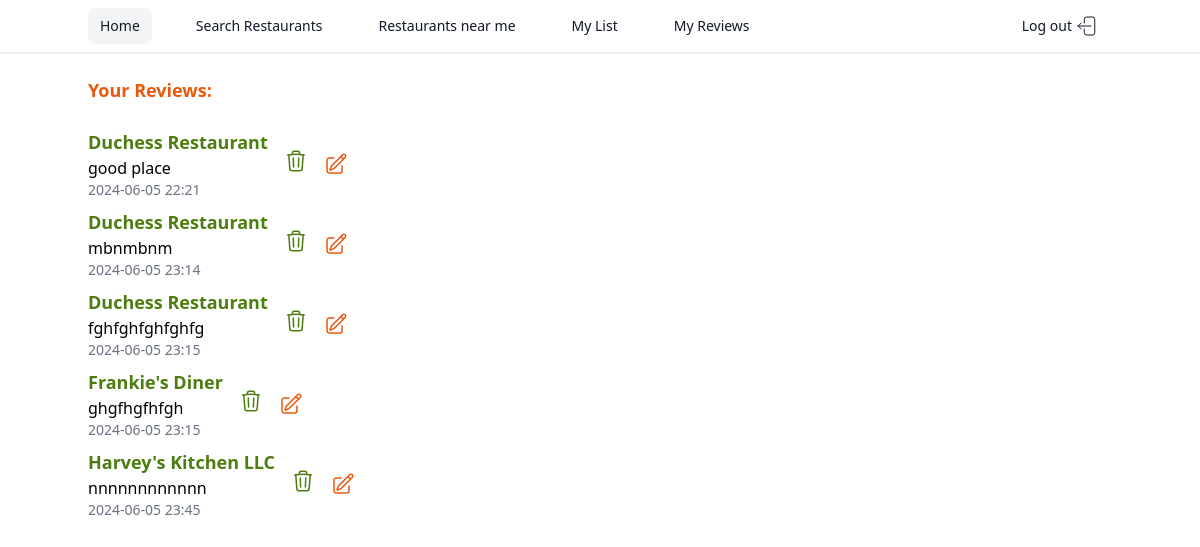
Page /my_reviews/1 (signed in) on the earlier database version.
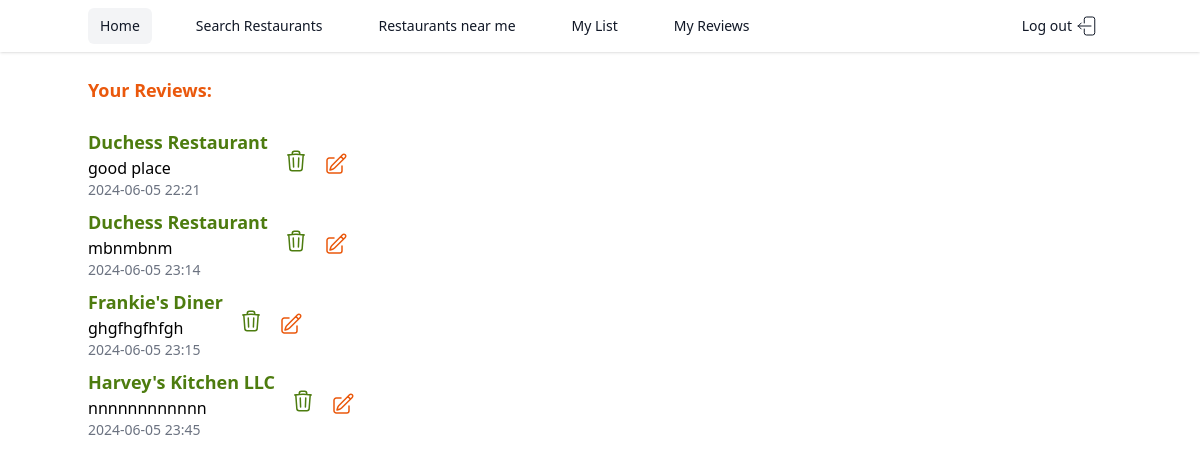
Same page on the later database version.
### models.py (models this page shows)
class Review(db.Model):
    __tablename__ = 'reviews'
    id = db.Column(
        db.Integer,
        primary_key=True
    )
    user_id = db.Column(
        db.Integer,
        db.ForeignKey('users.id', ondelete='cascade'),
        nullable = False
    )
    restaurant_id = db.Column(
        db.Integer,
        db.ForeignKey('restaurants.id', ondelete='cascade')
    )
    content = db.Column(
        db.Text,
        nullable = False
    )
    timestamp = db.Column(
        MyDateTime,
        nullable=False,
        default=datetime.now,
    )

class Restaurant(db.Model):
    __tablename__ = 'restaurants'
    id = db.Column(
        db.Integer,
        primary_key=True
    )
    name = db.Column(
        db.Text,
        nullable=False,
    )
    address = db.Column(
        db.Text,
    )
    photos = db.Column(
        db.Text,
    )
    reviews = db.relationship('Review', backref= 'restaurant')
    __table_args__ = (db.UniqueConstraint('name', 'address', name='_name_address_uc'),)

### app.py (the view)
@app.route('/my_reviews/<int:user_id>')
def show_my_reviews(user_id):
    user = User.query.get_or_404(user_id)
    reviews = Review.query.filter_by(user_id=g.user.id).all()
    review_form = ReviewForm()
    return render_template('page_my_reviews.html', user = user, reviews = reviews, review_form = review_form)

### app.py (called while the page is built)
@app.before_request
def add_user_to_g():
    if CURR_USER_KEY in session:
        g.user = User.query.get(session[CURR_USER_KEY])
    else:
        g.user = None

@app.after_request
def add_header(req):
    req.headers["Cache-Control"] = "no-cache, no-store, must-revalidate"
    req.headers["Pragma"] = "no-cache"
    req.headers["Expires"] = "0"
    req.headers['Cache-Control'] = 'public, max-age=0'
    return req

### templates/page_my_reviews.html (shortened to what this page needs)
{% extends 'base.html' %} {% block content %}
        {% if reviews %}
        <div class="reviews mt-2 max-w-5xl mx-auto">
          <h4 class="text-lg my-6 font-semibold text-orange-600">Your Reviews:</h4>
          {% for review in reviews %}
          <div class="review mb-2 flex space-x-4 items-center">
            <div class="review-name-content">
                <p class="text-lg text-lime-700 font-semibold">{{ review.restaurant.name }}</p>
              <p class="review-content">{{ review.content }}</p>
            <p class="review-timestamp text-sm text-gray-500">{{ review.timestamp.strftime('%Y-%m-%d %H:%M') }}</p>
            </div>
 <form action="{{ url_for('delete_review', review_id=review.id) }}" method="POST">
 <button type="submit" class="bg-transparent border-0">
 </button>
</form>
<button type="button" id="edit-review-btn-{{ review.id }}" class="bg-transparent border-0">
</button>
          </div>
          {% endfor %}
        </div>
        {% else %}
        <p class="no-reviews text-sm text-gray-500">No reviews yet.</p>
        {% endif %}
        {% endblock %}

Differences in the rows shown:
removed Review: restaurant.name "Duchess Restaurant", content "fghfghfghfghfg", timestamp "2024-06-05 23:15"
